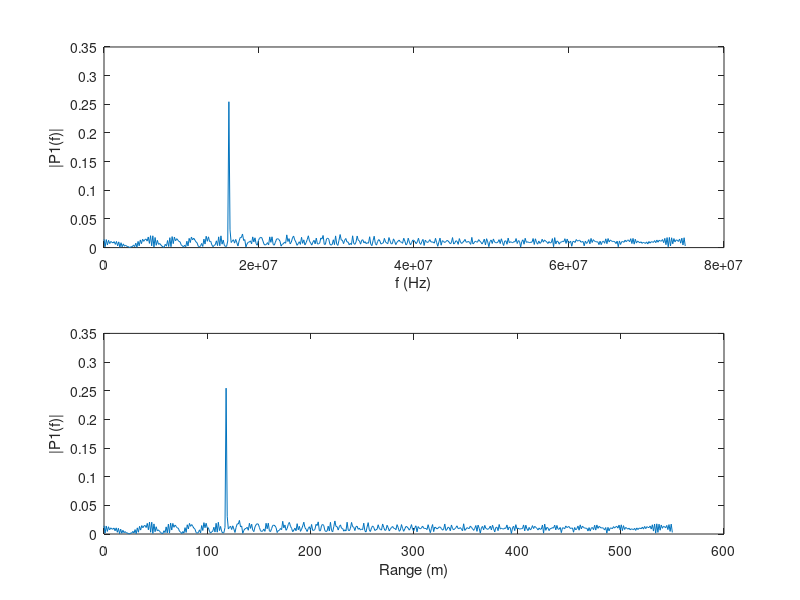
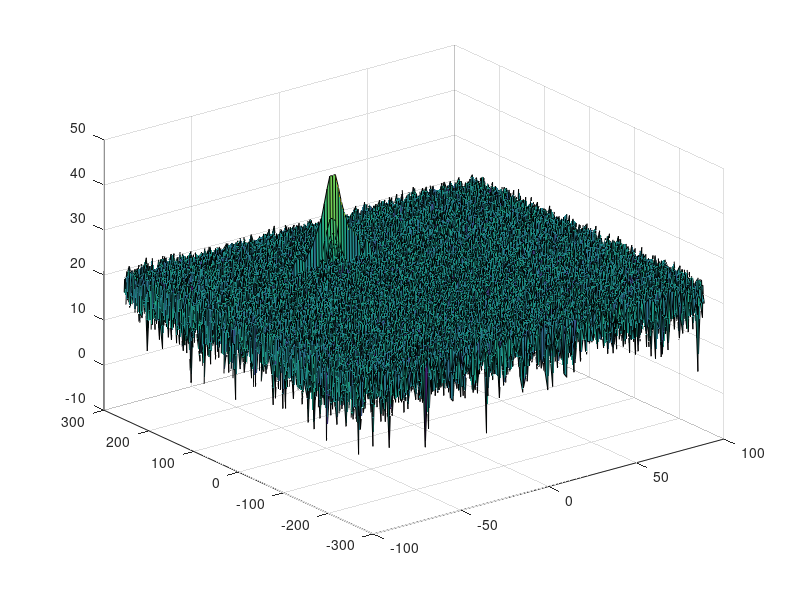

MATLAB code for these plots, in order: (Note: this script raises an error after producing the figures.)
clear all
clc;

%% Radar Specifications 
%%%%%%%%%%%%%%%%%%%%%%%%%%%
% Frequency of operation = 77GHz
% Max Range = 200m
% Range Resolution = 1 m
% Max Velocity = 100 m/s
%%%%%%%%%%%%%%%%%%%%%%%%%%%

%speed of light = 3e8
rMax = 200;
vMax = 100;
dRes = 1;
c = 3e8;
%% User Defined Range and Velocity of target
% *%TODO* :
% define the target's initial position and velocity. Note : Velocity
% remains contant
R = 110;
v = -20;


%% FMCW Waveform Generation

% *%TODO* :
%Design the FMCW waveform by giving the specs of each of its parameters.
% Calculate the Bandwidth (B), Chirp Time (Tchirp) and Slope (slope) of the FMCW
% chirp using the requirements above.
B = c/(2 * dRes);
tChirp = 5.5 * 2 * rMax / c;
slope = B/tChirp;

%Operating carrier frequency of Radar 
fc= 77e9;             %carrier freq

                                                          
%The number of chirps in one sequence. Its ideal to have 2^ value for the ease of running the FFT
%for Doppler Estimation. 
Nd=128;                   % #of doppler cells OR #of sent periods % number of chirps

%The number of samples on each chirp. 
Nr=1024;                  %for length of time OR # of range cells

% Timestamp for running the displacement scenario for every sample on each
% chirp
t=linspace(0,Nd*tChirp,Nr*Nd); %total time for samples


%Creating the vectors for Tx, Rx and Mix based on the total samples input.
Tx=zeros(1,length(t)); %transmitted signal
Rx=zeros(1,length(t)); %received signal
Mix = zeros(1,length(t)); %beat signal

%Similar vectors for range_covered and time delay.
r_t=zeros(1,length(t));
td=zeros(1,length(t));


%% Signal generation and Moving Target simulation
% Running the radar scenario over the time. 

for i=1:length(t)         
    
    
    % *%TODO* :
    %For each time stamp update the Range of the Target for constant velocity. 
    r_t(i) = R + v * t(i);
    td(i) = 2 * r_t(i)/c;
    
    % *%TODO* :
    %For each time sample we need update the transmitted and
    %received signal. 
    Tx(i) = cos(2*pi*(fc*t(i) + slope*(t(i)^2)/2));
    Rx(i) = cos(2*pi*(fc*(t(i) - td(i)) + slope*((t(i) - td(i))^2)/2));
    
    % *%TODO* :
    %Now by mixing the Transmit and Receive generate the beat signal
    %This is done by element wise matrix multiplication of Transmit and
    %Receiver Signal
    Mix(i) = Tx(i) * Rx(i);
    
end

%% RANGE MEASUREMENT


 % *%TODO* :
%reshape the vector into Nr*Nd array. Nr and Nd here would also define the size of
%Range and Doppler FFT respectively.
Mix = reshape(Mix, [Nr, Nd]);

 % *%TODO* :
%run the FFT on the beat signal along the range bins dimension (Nr) and
%normalize.
rFFT = fft(Mix, Nr, 1);
rFFT = rFFT/Nr;

 % *%TODO* :
% Take the absolute value of FFT output
rFFTabs = abs(rFFT);

 % *%TODO* :
% Output of FFT is double sided signal, but we are interested in only one side of the spectrum.
% Hence we throw out half of the samples.
P1 = rFFTabs(1:Nr/2 + 1);

%plotting the range
figure ('Name','Range from First FFT')
subplot(2,1,1)

 % *%TODO* :
 % plot FFT output
fb = B*(0:Nr/2)/Nr;
plot(fb, P1)
xlabel('f (Hz)')
ylabel('|P1(f)|')

subplot(2,1,2)
x = (c * tChirp * fb) / (2 * B);
plot(x, P1)
xlabel('Range (m)')
ylabel('|P1(f)|')

% axis ([0 200 0 1]);



%% RANGE DOPPLER RESPONSE
% The 2D FFT implementation is already provided here. This will run a 2DFFT
% on the mixed signal (beat signal) output and generate a range doppler
% map.You will implement CFAR on the generated RDM


% Range Doppler Map Generation.

% The output of the 2D FFT is an image that has reponse in the range and
% doppler FFT bins. So, it is important to convert the axis from bin sizes
% to range and doppler based on their Max values.

Mix=reshape(Mix,[Nr,Nd]);

% 2D FFT using the FFT size for both dimensions.
sig_fft2 = fft2(Mix,Nr,Nd);

% Taking just one side of signal from Range dimension.
sig_fft2 = sig_fft2(1:Nr/2,1:Nd);
sig_fft2 = fftshift (sig_fft2);
RDM = abs(sig_fft2);
RDM = 10*log10(RDM) ;

%use the surf function to plot the output of 2DFFT and to show axis in both
%dimensions
doppler_axis = linspace(-100,100,Nd);
range_axis = linspace(-200,200,Nr/2)*((Nr/2)/400);
figure,surf(doppler_axis,range_axis,RDM);

%% CFAR implementation

%Slide Window through the complete Range Doppler Map

% *%TODO* :
%Select the number of Training Cells in both the dimensions.
Tr = 6;
Td = 4;

% *%TODO* :
%Select the number of Guard Cells in both dimensions around the Cell under 
%test (CUT) for accurate estimation
Gr = 4;
Gd = 2;

% *%TODO* :
% offset the threshold by SNR value in dB
offset = 8;

% *%TODO* :
%Create a vector to store noise_level for each iteration on training cells
noise_level = zeros(1,1);


% *%TODO* :
%design a loop such that it slides the CUT across range doppler map by
%giving margins at the edges for Training and Guard Cells.
%For every iteration sum the signal level within all the training
%cells. To sum convert the value from logarithmic to linear using db2pow
%function. Average the summed values for all of the training
%cells used. After averaging convert it back to logarithimic using pow2db.
%Further add the offset to it to determine the threshold. Next, compare the
%signal under CUT with this threshold. If the CUT level > threshold assign
%it a value of 1, else equate it to 0.
cells = (2*Tr + 2*Gr + 1) * (2*Td + 2*Gd + 1) - (2*Gr + 1) * (2*Gd + 1);

for i = Td+Gd+1:Nr/2-Td-Gd
    for j = Tr+Gr+1:Nd-Tr-Td
   % Use RDM[x,y] as the matrix from the output of 2D FFT for implementing
   % CFAR
        trainAndGuard = sum(db2pow(RDM(i-Td-Gd:i+Td+Gd, j-Tr-Gr:j+Tr+Gr)), 'all');
        guard = sum(db2pow(RDM(i-Gd:i+Gd, j-Gr-1:j+Gr)), 'all');;
        noise = pow2db((trainAndGuard - guard)/ cells) + offset;
        if (RDM(i,j) > noise)
            RDM(i,j) = 1;
        else
            RDM(i,j) = 0;
        end
    end
end

% *%TODO* :
% The process above will generate a thresholded block, which is smaller 
%than the Range Doppler Map as the CUT cannot be located at the edges of
%matrix. Hence,few cells will not be thresholded. To keep the map size same
% set those values to 0. 
RDM(:,1:Tr+Gr) = 0;          % left train + guard column block
RDM(:,Nd-Tr-Gr+1:end) = 0;   % right train + guard column block
RDM(1:Td+Gd,:) = 0;          % top train + guard row block
RDM(Nr/2-Td-Gd+1:end,:) = 0; % bottom train + guard row block

% *%TODO* :
%display the CFAR output using the Surf function like we did for Range
%Doppler Response output.
figure,surf(doppler_axis,range_axis,RDM);
colorbar;


 
 